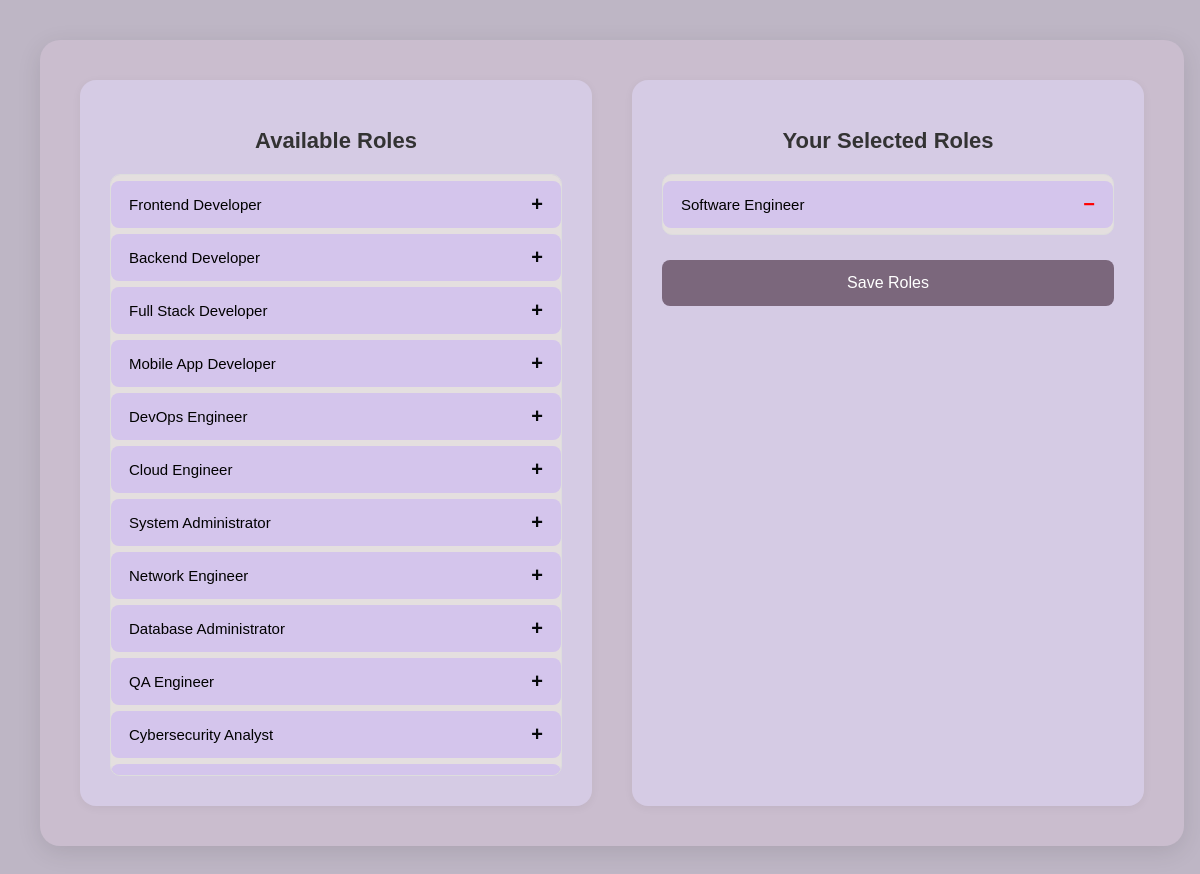
The app's page /preferences/ (signed in) with its own data.
### resume/models.py (models this page shows, shortened)
class JobRole(models.Model):
    name = models.CharField(max_length=100, unique=True)

### resume/views.py (the view)
# urls.py: path('preferences/', views.preferences, name='preferences'),
@login_required
def preferences(request):
    all_roles = JobRole.objects.all()
    user_pref, created = UserPreference.objects.get_or_create(user=request.user)
    if request.method == 'POST':
        selected_role_ids = request.POST.getlist('selected_roles[]')
        user_pref.job_roles.set(selected_role_ids)
        return redirect('preferences')
    selected_roles = user_pref.job_roles.all()
    return render(request, 'resume/preferences.html', {
        'all_roles': all_roles,
        'selected_roles': selected_roles
    })

### resume/templates/resume/preferences.html (shortened to what this page needs)
{% load static %}
<!DOCTYPE html>
<html lang="en">
<head>
</head>
<body>
  <form method="POST">
    <div class="container">
      <div class="panel">
        <h2>Available Roles</h2>
        <ul id="available-list">
          {% for role in all_roles %}
            {% if role not in selected_roles %}
              <li data-id="{{ role.id }}">
                {{ role.name }}
                <span class="symbol">+</span>
              </li>
            {% endif %}
          {% endfor %}
        </ul>
      </div>
    <div class="panel">
    <h2>Your Selected Roles</h2>
    <ul id="selected-list">
      {% for role in selected_roles %}
        <li data-id="{{ role.id }}">
          {{ role.name }}
          <span class="symbol" style="color:red;">−</span>
        </li>
      {% endfor %}
    </ul>
    <button class="save" type="submit"> Save Roles</button>
</div>
</body>
</html>

### resume/templates/resume/preferences.html (style rules this page uses)
body { font-family: 'Poppins', sans-serif; background: #beb6c5; margin: 0; padding: 40px; min-height: 100vh; }
.container { display: flex; justify-content: space-between; gap: 40px; background: #cabdce; padding: 40px; border-radius: 20px; box-shadow: 0 6px 25px rgba(0, 0, 0, 0.1); width: 95%; margin: auto; }
.panel { flex: 1; background: #d5cbe4; border-radius: 16px; padding: 30px; box-shadow: 0 2px 10px rgba(0, 0, 0, 0.05); }
h2 { margin-bottom: 20px; text-align: center; color: #333; font-size: 22px; }
ul { list-style: none; padding: 0; max-height: 600px; overflow-y: auto; border: 1px solid #ddd; border-radius: 10px; background: #e4dfdf; margin: 0; }
li { padding: 12px 18px; margin: 6px 0; border-radius: 8px; background: #d4c5ec; display: flex; justify-content: space-between; align-items: center; cursor: pointer; transition: background 0.2s, transform 0.1s; font-size: 15px; }
button.save { background: #7b677c; color: white; border: none; padding: 14px 20px; border-radius: 8px; cursor: pointer; margin-top: 25px; width: 100%; font-size: 16px; font-weight: 500; transition: background 0.3s, transform 0.1s; }
.symbol { font-weight: bold; color: #06080a; font-size: 20px; user-select: none; }

### records on screen
JobRole: name "Frontend Developer"
JobRole: name "Backend Developer"
JobRole: name "Full Stack Developer"
JobRole: name "Mobile App Developer"
JobRole: name "DevOps Engineer"
JobRole: name "Cloud Engineer"
JobRole: name "System Administrator"
JobRole: name "Network Engineer"
JobRole: name "Database Administrator"
JobRole: name "QA Engineer"
JobRole: name "Cybersecurity Analyst"
JobRole: name "Software Engineer"
